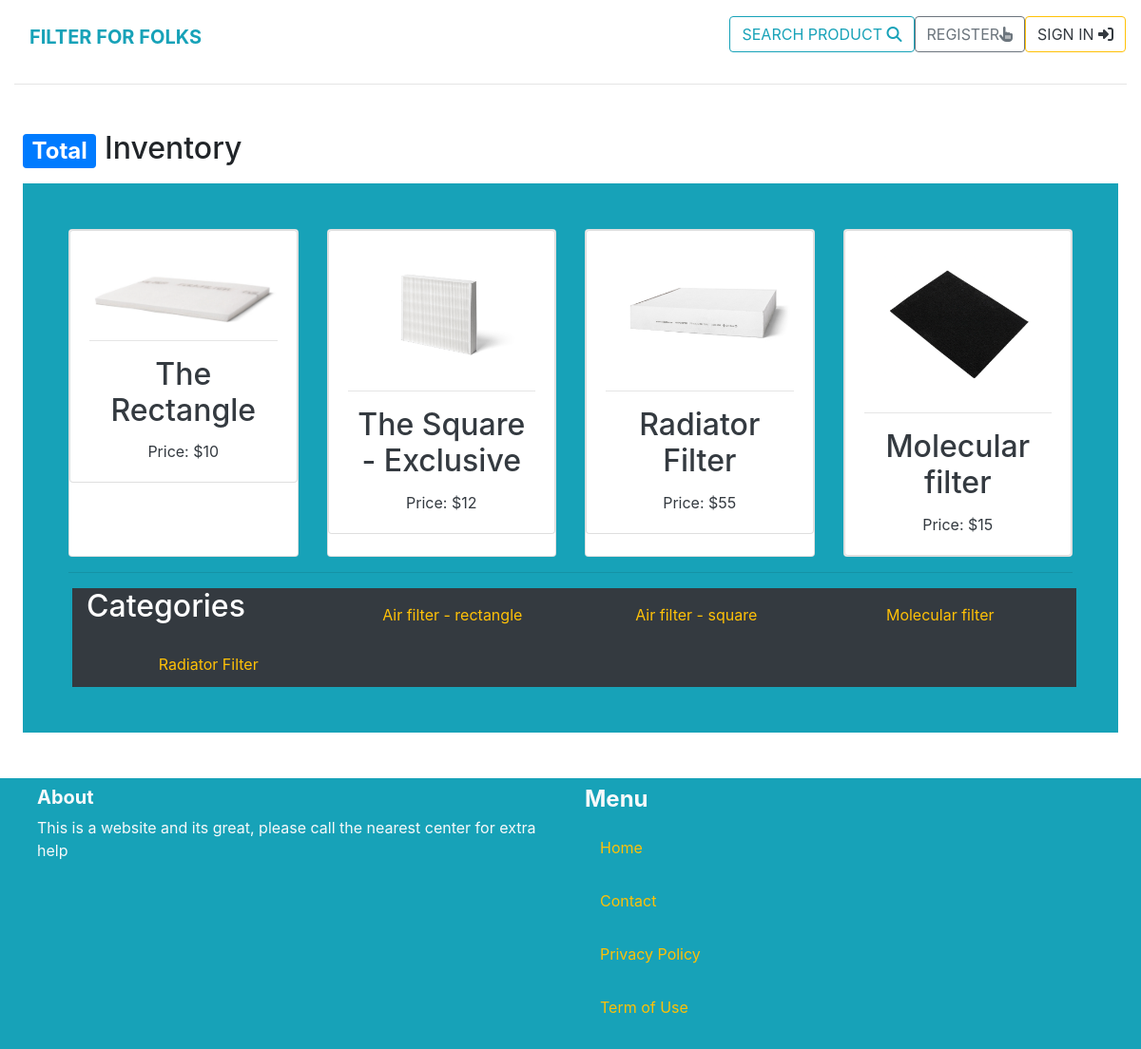
The app's page /product/products/, older data.
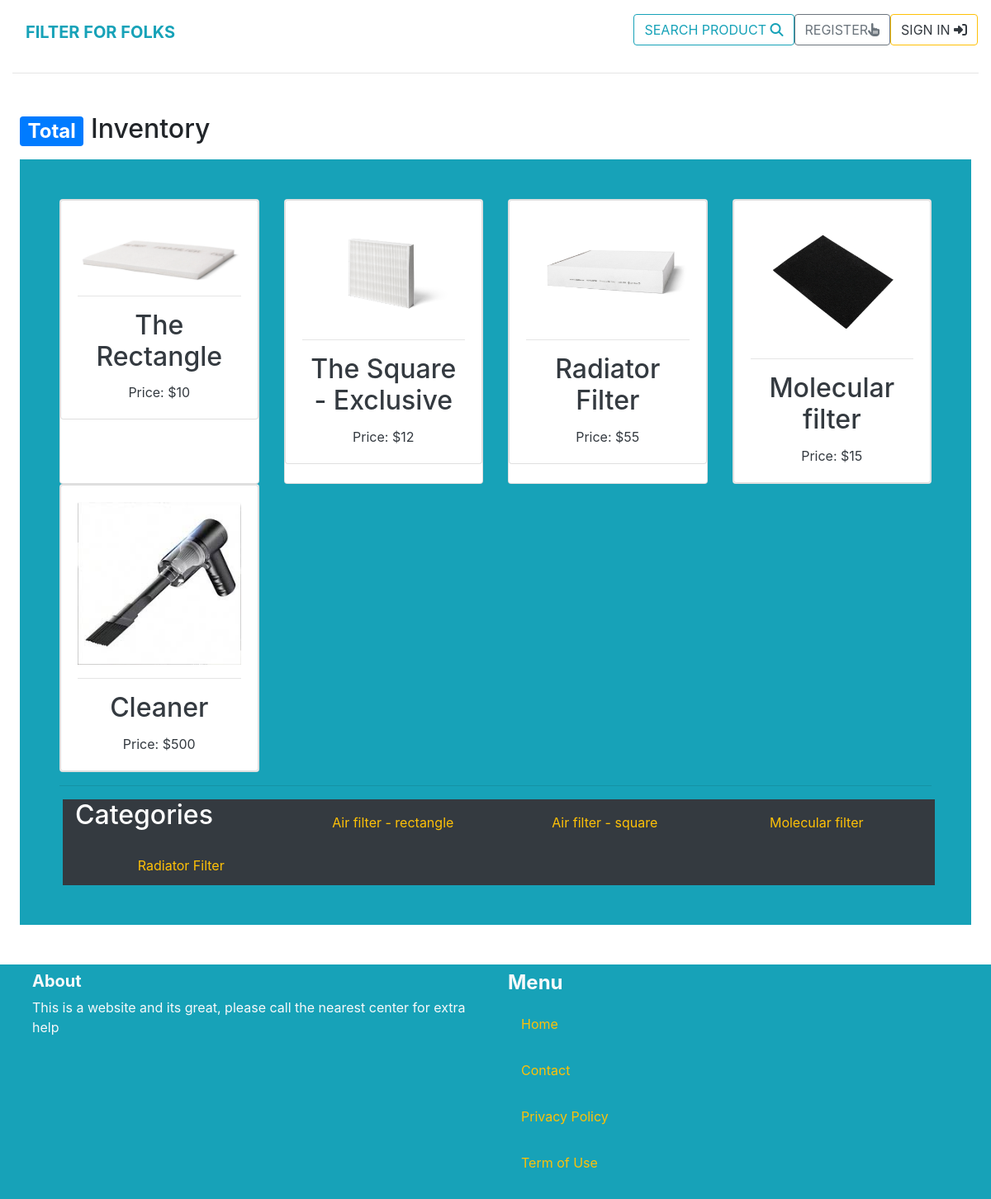
The same page, newer data.
### product/models.py (models this page shows, shortened)
class Product(models.Model):
    category = models.ForeignKey('Category', null=True, blank=True, on_delete=models.CASCADE, related_name='products')
    name = models.CharField(max_length=300)
    description = models.TextField()
    price = models.FloatField()
    image = models.ImageField(upload_to='product_images', blank=True, null=True)

class Category(models.Model):
    name = models.CharField(max_length=225)
    class Meta:
        ordering = ('name',)
        verbose_name_plural = 'Categories'

### product/views.py (the view)
# urls.py: path('products/', views.products_list, name='inventory'),
def products_list(request):
    products = Product.objects.filter()
    for product in products:
        product.price = round(product.price)
    categories = Category.objects.all()
    return render(request, 'product/inventory.html', {
        'categories': categories,
        'products': products,
    })

### product/templates/product/inventory.html (shortened to what this page needs)
{% extends 'core/base.html' %}
{% block content %}
<div class="container-fluid mt-5 px-4 col w-100">
    <h2><span class="badge badge-primary">Total</span> Inventory</h2>
    <div class="bg-info mt-3 p-5 text-center">
        <div class="row">
            {% for product in products %}
                    <div class="col-sm-6 col-md-6 col-lg-4 col-xl-3">
                        <div class="card h-100">
                            <a href="{% url 'product:product_detail' product.id %}">
                                <div class="card">
                                    <div class="card-body">
                                        <img class="card-img-top img-fluid" src="{{ product.image.url }}" alt="{{ product.name }}">
                                        <hr>
                                        <div>
                                            <h2 class="card-title text-dark mt-0">{{ product.name }}</h2>
                                            <p class="card-text text-dark">Price: ${{ product.price}}</p>
                                        </div>
                                    </div>
                                </div>
                            </a>
                        </div>
                    </div>
            {% endfor %}
        </div>
        <hr>
        <div class="row text-white bg-dark ml-1 container-fluid">
            <h2>Categories</h2>
            {% for category in categories %}
                    <div class="col-sm-6 col-md-6 col-lg-4 col-xl-3 mt-3">
                        <div class="h-100">
                            <div>
                                <a href="">
                                    <p class="card-title mt-0 text-warning">{{ category.name }}</p>
                                </a>
                            </div>
                        </div>
                    </div>
            {% endfor %}
        </div>
    </div>
</div>
{% endblock %}

Row changes from the older to the newer data that the page shows:
added Product: image (picture), name "Cleaner", price "500"
